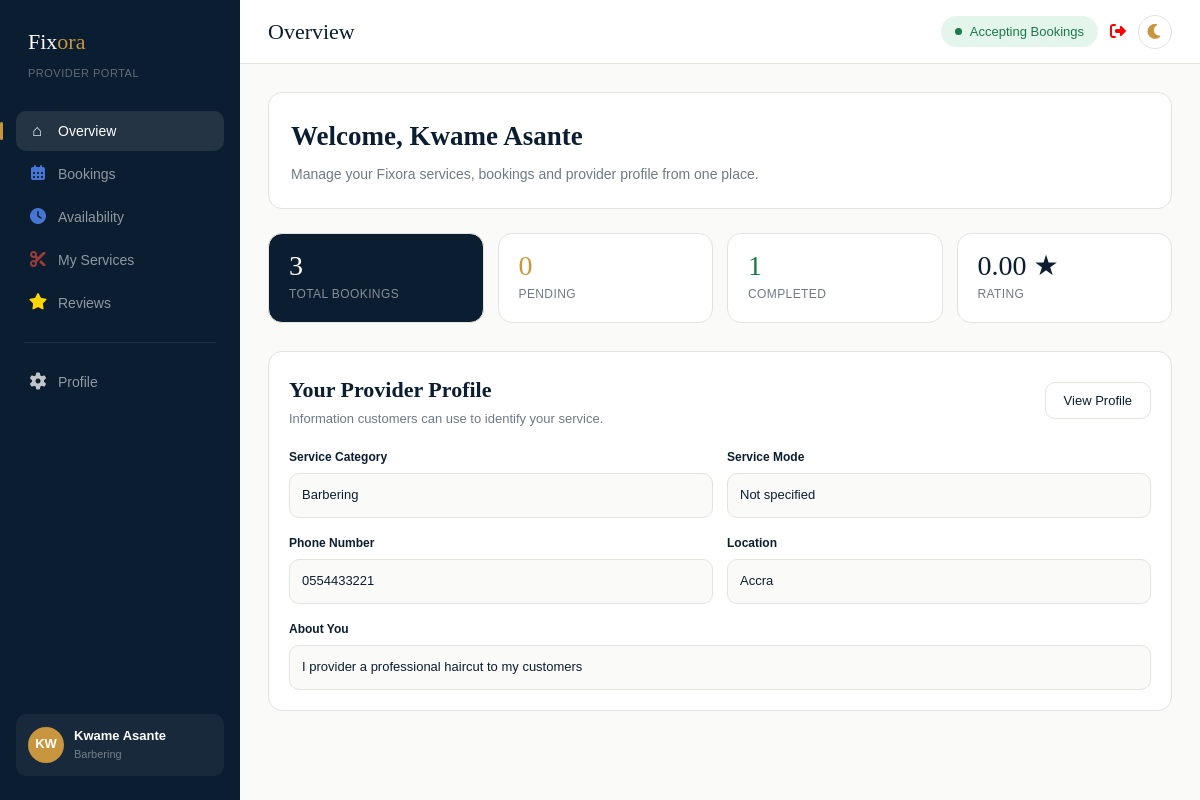
The page /provider/dashboard/ (signed in) on the database its author committed.
### provider/models.py (models this page shows, shortened)
class Provider(models.Model):
    class ServiceType(models.TextChoices):
        BARBERING= 'barbering', 'Barbering'
        LAUNDRY= 'laundry', 'Laundry'
        CLEANING= 'cleaning', 'Cleaning'
    class ServiceMode(models.TextChoices):
        HOME = 'home', 'Home Service'
        WALK_IN = 'walk_in', 'Walk-in'
    user = models.OneToOneField(User, on_delete=models.CASCADE, related_name='provider_profile')
    full_name =models.CharField(max_length=100)
    email=models.EmailField(unique=True)
    phone_number=models.CharField(max_length=10)
    service_type=models.CharField(max_length=100, choices=[('barbering', 'Barbering'), ('laundry', 'Laundry'), ('cleaning', 'Cleaning')])
    service_mode=models.CharField(max_length=20, choices=[('home', 'Home Service'), ('walk_in', 'Walk-in')])
    delivery_type=models.CharField(max_length=20, choices=[('home_service', 'Home Service'), ('pickup', 'Pickup')])
    address=models.CharField(max_length=100)
    bio=models.TextField()
    profile_picture=models.ImageField(upload_to='profile_pictures/', blank=True, null=True)
    status=models.CharField(max_length=10, choices=[('active', 'Active'), ('inactive', 'Inactive')], default='active')
    rating=models.DecimalField(max_digits=3, decimal_places=2, default=0.00)
    availability=models.BooleanField(default=True)
    working_hours=models.CharField(max_length=100)
    created_at=models.DateTimeField(auto_now_add=True)
    class Meta:
        db_table = 'providers'

### provider/views.py (the view, shortened to what this page needs)
# urls.py: path('dashboard/', views.provider_dashboard, name='provider_dashboard'),
@login_required
def provider_dashboard(request):
    provider = Provider.objects.filter(user=request.user).first()
    bookings = Booking.objects.filter(provider=provider).order_by("-booking_date", "-booking_time")
    pending_bookings = bookings.filter(status="pending")
    confirmed_bookings = bookings.filter(status="confirmed")
    completed_bookings = bookings.filter(status="completed")
    cancelled_bookings = bookings.filter(status="cancelled")
    services = Service.objects.filter(provider=provider)
    total_bookings = bookings.count()
    pending_count = pending_bookings.count()
    completed_count = completed_bookings.count()
    context = {
        "provider": provider,
        "profile": provider,
        "bookings": bookings,
        "pending_bookings": pending_bookings,
        "confirmed_bookings": confirmed_bookings,
        "completed_bookings": completed_bookings,
        "cancelled_bookings": cancelled_bookings,
        "services": services,
        "total_bookings": total_bookings,
        "pending_count": pending_count,
        "completed_count": completed_count,
    }
    return render(request, "provider/provider_dashboard.html", context)

### provider/templates/provider/provider_dashboard.html (shortened to what this page needs)
{% load static %}
<!doctype html>
<html lang="en" data-theme="light">
  <head>
    <link
      rel="stylesheet"
      href="{% static 'provider/provider_dashboard.css' %}"
    />
    <link
      rel="stylesheet"
      href="https://cdnjs.cloudflare.com/ajax/libs/font-awesome/7.3.1/css/all.min.css"
    />
  </head>
  <body>
    <div class="layout">
      <aside class="sidebar">
        <div class="side-logo">Fix<span>ora</span></div>
        <div class="side-sub">Provider Portal</div>
        <nav class="side-nav">
          <button
            class="side-link active"
            onclick="switchPanel('overview', this)"
          >
            <span class="side-icon">⌂</span>
            Overview
          </button>
          <button class="side-link" onclick="switchPanel('bookings', this)">
            <span class="side-icon"
              ><i
                class="fas fa-calendar-alt"
                style="color: rgb(71, 118, 210)"
              ></i
            ></span>
            Bookings
          </button>
          <button class="side-link" onclick="switchPanel('availability', this)">
            <span class="side-icon"
              ><i class="fas fa-clock" style="color: rgb(71, 118, 210)"></i
            ></span>
            Availability
          </button>
          <button class="side-link" onclick="switchPanel('services', this)">
            <span class="side-icon"
              ><i class="fas fa-cut" style="color: rgb(154, 61, 56)"></i
            ></span>
            My Services
          </button>
          <button class="side-link" onclick="switchPanel('reviews', this)">
            <span class="side-icon"
              ><i class="fas fa-star" style="color: rgb(255, 215, 0)"></i
            ></span>
            Reviews
          </button>
          <div class="side-divider"></div>
          <button class="side-link" onclick="switchPanel('profile', this)">
            <span class="side-icon"
              ><i
                class="fas fa-cog"
                style="color: rgba(242, 242, 242, 0.789)"
              ></i
            ></span>
            Profile
          </button>
        </nav>
        <div class="side-foot">
          <div class="side-avatar">
            {{ profile.full_name|slice:":2"|upper }}
          </div>
          <div>
            <div class="side-foot-name">{{ profile.full_name }}</div>
            <div class="side-foot-role">
              {{ profile.get_service_type_display }}
            </div>
          </div>
        </div>
      </aside>
      <main class="main">
        <header class="topbar">
          <div class="topbar-title" id="topbar-title">Overview</div>
          <div class="topbar-right">
            <button
              class="status-toggle"
              id="statusToggle"
              onclick="toggleStatus(this)"
            >
              <span class="status-dot"></span>
              {% if profile.availability %} Accepting Bookings {% else %} Not
              Accepting Bookings {% endif %}
            </button>
            <div class="logout-btn">
              <a href="{% url 'logout' %}">
                <i class="fas fa-sign-out-alt" style="color: red"></i>
              </a>
            </div>
            <button class="theme-btn" onclick="toggleTheme()" id="themeBtn">
              <i class="fas fa-moon" style="color: var(--gold)"></i>
            </button>
          </div>
        </header>
        <div class="content">
          <section class="panel active" id="panel-overview">
            <div class="welcome">
              <h1>Welcome, {{ profile.full_name }}</h1>
              <p>
                Manage your Fixora services, bookings and provider profile from
                one place.
              </p>
            </div>
            <div class="stats">
              <div class="stat featured">
                <div class="stat-val">{{ total_bookings }}</div>
                <div class="stat-label">Total Bookings</div>
              </div>
              <div class="stat">
                <div class="stat-val" style="color: var(--gold)">
                  {{ pending_count }}
                </div>
                <div class="stat-label">Pending</div>
              </div>
              <div class="stat">
                <div class="stat-val" style="color: var(--success)">
                  {{ completed_count }}
                </div>
                <div class="stat-label">Completed</div>
              </div>
              <div class="stat">
                <div class="stat-val">{{ profile.rating }} ★</div>
                <div class="stat-label">Rating</div>
              </div>
            </div>
            <div class="card">
              <div class="sec-hd">
                <div>
                  <h2>Your Provider Profile</h2>
                  <div class="sec-sub">
                    Information customers can use to identify your service.
                  </div>
                </div>
                <button
                  class="btn btn-outline"
                  onclick="
                    switchPanel(
                      'profile',
                      document.querySelectorAll('.side-link')[5],
                    )
                  "
                >
                  View Profile
                </button>
              </div>
              <div class="form-row-2">
                <div>
                  <label class="form-label"> Service Category </label>
                  <div class="info-value">
                    {{ profile.get_service_type_display }}
                  </div>
                </div>
                <div>
                  <label class="form-label"> Service Mode </label>
                  <div class="info-value">
                    {% if profile.service_mode == "home" %} Home Service {% elif
                    profile.service_mode == "walk_in" %} Walk-in {% else %} Not
                    specified {% endif %}
                  </div>
                </div>
              </div>
              <div class="form-row-2">
                <div>
                  <label class="form-label"> Phone Number </label>
                  <div class="info-value">{{ profile.phone_number }}</div>
                </div>
                <div>
                  <label class="form-label"> Location </label>
                  <div class="info-value">{{ profile.address }}</div>
                </div>
              </div>
              <div>
                <label class="form-label"> About You </label>
                <div class="info-value">{{ profile.bio }}</div>
              </div>
            </div>
          </section>
        </div>
      </main>
    </div>
  </body>
</html>

### rows shown on the page
Provider: full_name "KW", full_name "Kwame Asante", service_type "Barbering", rating "0.00", phone_number "0554433221", address "Accra", bio "I provider a professional haircut to my customers"

### other values the page prints
{{ total_bookings }} "3"
{{ pending_count }} "0"
{{ completed_count }} "1"
